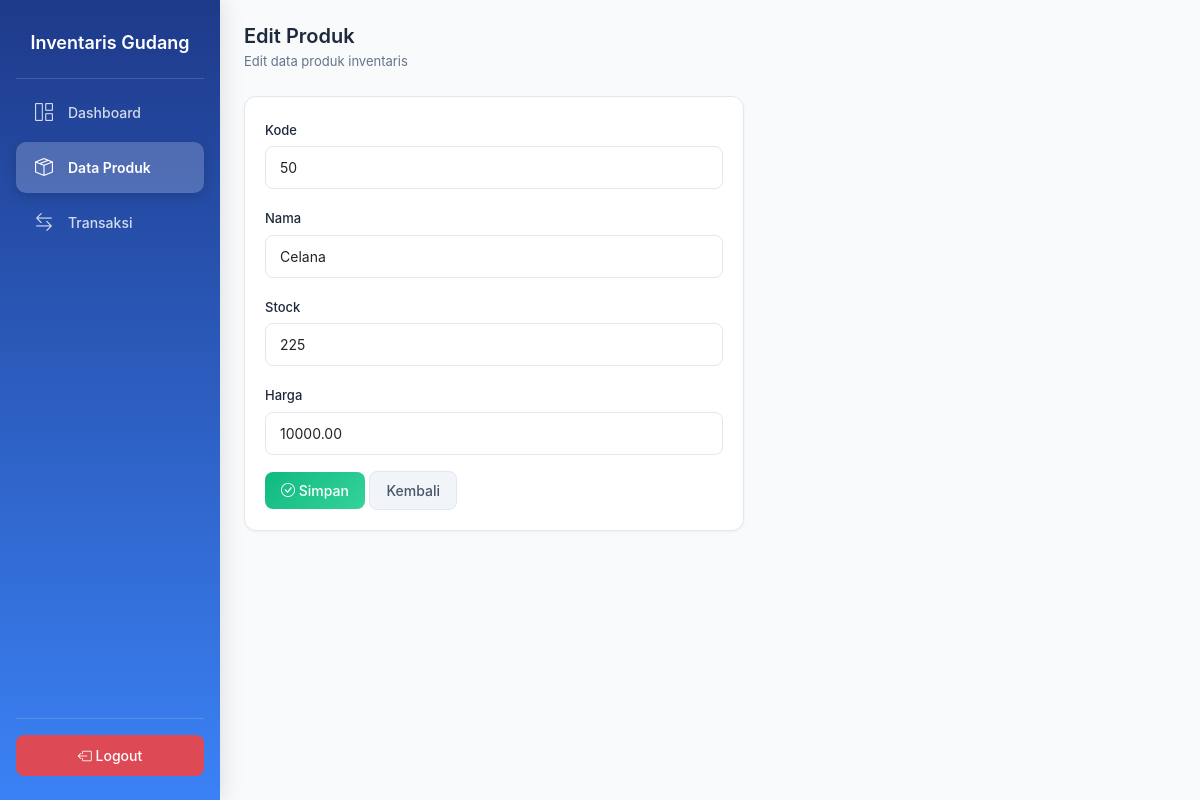
The page /products/edit.php?id=2 (signed in) on the database its author committed.
### tables this page shows
CREATE TABLE `products` (
  `id` int NOT NULL,
  `name` varchar(100) DEFAULT NULL,
  `stock` int DEFAULT NULL,
  `price` decimal(10,2) DEFAULT NULL,
  `code` varchar(20) DEFAULT NULL,
  `status` enum('aktif','nonaktif') DEFAULT 'aktif'
);

### products/edit.php (the view, shortened to what this page needs)
<?php
include '../config/koneksi.php';
$id = (int)$_GET['id'];
$cek = mysqli_query($conn, "SELECT * FROM products WHERE id = $id");
$produk = mysqli_fetch_assoc($cek);
?>
<!DOCTYPE html>
<html>
<head>
    <link href="https://cdn.jsdelivr.net/npm/bootstrap@5.3.3/dist/css/bootstrap.min.css" rel="stylesheet">
    <link rel="stylesheet" href="../assets/css/style.css">
    <link rel="stylesheet" href="https://cdn.jsdelivr.net/npm/bootstrap-icons@1.11.3/font/bootstrap-icons.css">
</head>
<body>
<div class="sidebar">
    <h5 class="logo">Inventaris Gudang</h5>
    <ul class="menu">
        <li>
            <a href="../dashboard.php" class="menu-item">
                <i class="bi bi-grid-1x2"></i>
                Dashboard
            </a>
        </li>
        <li>
            <a href="index.php" class="menu-item active">
                <i class="bi bi-box-seam"></i>
                Data Produk
            </a>
        </li>
        <li>
            <a href="../transactions/index.php" class="menu-item">
                <i class="bi bi-arrow-left-right"></i>
                Transaksi
            </a>
        </li>
    </ul>
    <div class="logout-area">
        <a href="../logout.php" class="logout-btn">
            <i class="bi bi-box-arrow-left"></i> Logout
        </a>
    </div>
</div>
    <div class="main-content">
        <h4 class="mb-1">Edit Produk</h4>
        <p class="text-muted small mb-4">Edit data produk inventaris</p>
        <div class="card" style="max-width: 500px;">
            <div class="card-body">
                <form method="POST">
                    <div class="mb-3">
                        <label class="form-label">Kode</label>
                        <input type="text" name="code" class="form-control" value="<?= $produk['code']; ?>" required>
                    </div>
                    <div class="mb-3">
                        <label class="form-label">Nama</label>
                        <input type="text" name="name" class="form-control" value="<?= $produk['name']; ?>" required>
                    </div>
                    <div class="mb-3">
                        <label class="form-label">Stock</label>
                        <input type="number" name="stock" class="form-control" value="<?= $produk['stock']; ?>" required min="0">
                    </div>
                    <div class="mb-3">
                        <label class="form-label">Harga</label>
                        <input type="number" step="0.01" name="price" class="form-control" value="<?= $produk['price']; ?>" required min="0">
                    </div>
                    <button type="submit" name="simpan" class="btn btn-success">
                        <i class="bi bi-check-circle"></i> Simpan
                    </button>
                    <a href="index.php" class="btn btn-secondary">Kembali</a>
                </form>
            </div>
        </div>
    </div>
</html>

### assets/css/style.css (style rules this page uses)
:root { --blue-primary: #3B82F6; --blue-primary-light: #60A5FA; --blue-primary-dark: #2563EB; --blue-dark: #1E40AF; --blue-success: #10B981; --blue-warning: #F59E0B; --blue-danger: #EF4444; --blue-light: #EFF6FF; --blue-bg: #F8FAFC; --blue-white: #ffffff; --blue-border: #E2E8F0; --blue-text: #1E293B; --blue-text-muted: #64748B; }
* { margin: 0; padding: 0; box-sizing: border-box; }
body { background-color: var(--blue-bg); color: var(--blue-text); font-family: -apple-system, BlinkMacSystemFont, "Segoe UI", Roboto, "Helvetica Neue", Arial, sans-serif; }
.sidebar { position: fixed; left: 0; top: 0; width: 220px; height: 100vh; background: linear-gradient(180deg, #1E3A8A 0%, #3B82F6 100%); padding: 24px 16px; display: flex; flex-direction: column; z-index: 1000; box-shadow: 4px 0 20px rgba(0, 0, 0, 0.1); }
.logo { color: #ffffff; font-size: 18px; font-weight: 600; text-align: center; padding: 8px 0 24px; margin-bottom: 8px; border-bottom: 1px solid rgba(255, 255, 255, 0.15); }
.menu { list-style: none; padding: 0; margin: 0; flex: 1; }
.menu li { margin-bottom: 4px; }
.menu-item { display: flex; align-items: center; gap: 12px; padding: 12px 16px; color: rgba(255, 255, 255, 0.8); text-decoration: none; border-radius: 10px; font-size: 14px; font-weight: 500; transition: all 0.3s ease; }
.menu-item.active { background-color: rgba(255, 255, 255, 0.2); color: #ffffff; font-weight: 600; box-shadow: 0 4px 12px rgba(0, 0, 0, 0.15); }
.menu-item i { font-size: 18px; width: 24px; text-align: center; }
.logout-area { padding-top: 16px; border-top: 1px solid rgba(255, 255, 255, 0.15); }
.logout-btn { display: block; text-align: center; padding: 10px 16px; background-color: rgba(239, 68, 68, 0.9); color: #ffffff; text-decoration: none; border-radius: 8px; font-size: 14px; font-weight: 500; transition: all 0.3s ease; }
.main-content { margin-left: 220px; padding: 24px; min-height: 100vh; }
.card { border-radius: 12px; border: 1px solid var(--blue-border); box-shadow: 0 1px 3px rgba(0, 0, 0, 0.05); background: var(--blue-white); margin-bottom: 20px; }
.card-body { padding: 20px; }
.form-label { font-size: 13px; font-weight: 500; color: var(--blue-text); margin-bottom: 6px; }
.form-control { border: 1px solid var(--blue-border); background: var(--blue-white); border-radius: 8px; padding: 10px 14px; font-size: 14px; transition: all 0.3s ease; }
.btn { padding: 8px 16px; border-radius: 8px; font-size: 14px; font-weight: 500; transition: all 0.3s ease; }
.btn-success { background: linear-gradient(135deg, #10B981 0%, #34D399 100%); border: none; }
.btn-secondary { background: #F1F5F9; border: 1px solid var(--blue-border); color: #475569; }
h4 { font-size: 20px; font-weight: 600; color: var(--blue-text); margin-bottom: 4px; }
.text-muted { color: var(--blue-text-muted) !important; font-size: 13px; }
a { color: var(--blue-primary); text-decoration: none; transition: color 0.2s ease; }

### rows shown on the page
products: code "50", name "Celana", stock "225", price "10000.00"
